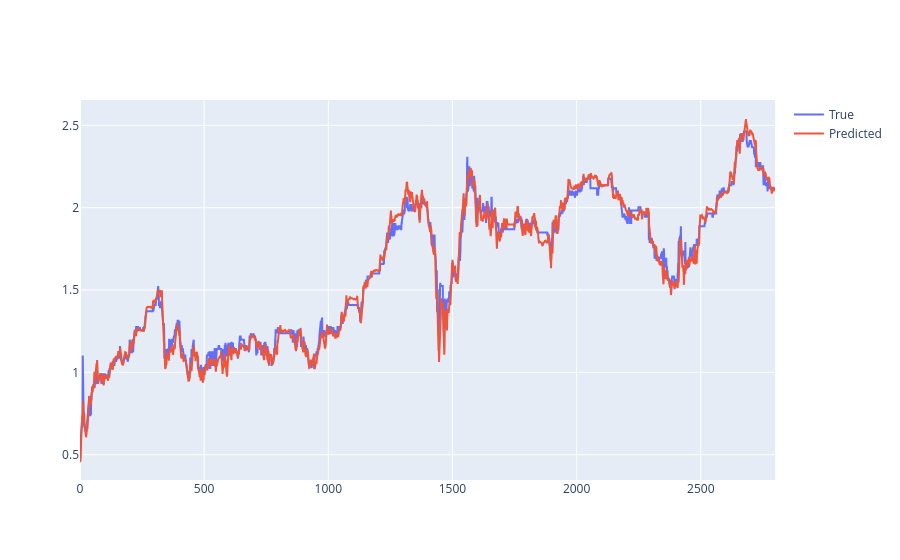

Notebook cell for this chart:
### Code cell
evaluation_res = utils.evaluate(
    model = model,
    loader = dataloader_test,
    criterion = criterion,
    device = device
)
true = np.concatenate(evaluation_res['true'], axis=0)
pred = np.concatenate(evaluation_res['pred'], axis=0)

# Metrics
print(f'sMAPE: {utils.Metrics.sMAPE(true,pred):.1f}%')

# Plot the predictions
fig = go.Figure()
fig.add_trace(go.Scatter(x=np.arange(len(true)), y=true, mode='lines', name='True'))
fig.add_trace(go.Scatter(x=np.arange(len(pred)), y=pred, mode='lines', name='Predicted'))
fig.show()

### Figure 1 — Plotly figure (JSON) as saved in the notebook; plotly's stock layout.template omitted (floating-point values rounded to 4 significant figures; data arrays with more than 128 entries replaced by an {"elided": "..."} marker saying what was removed)
{"data": [{"mode": "lines", "name": "True", "type": "scatter", "x": {"elided": "2800 int values"}, "y": {"elided": "2800 float values"}}, {"mode": "lines", "name": "Predicted", "type": "scatter", "x": {"elided": "2800 int values"}, "y": {"elided": "2800 float values"}}], "layout": {}}
